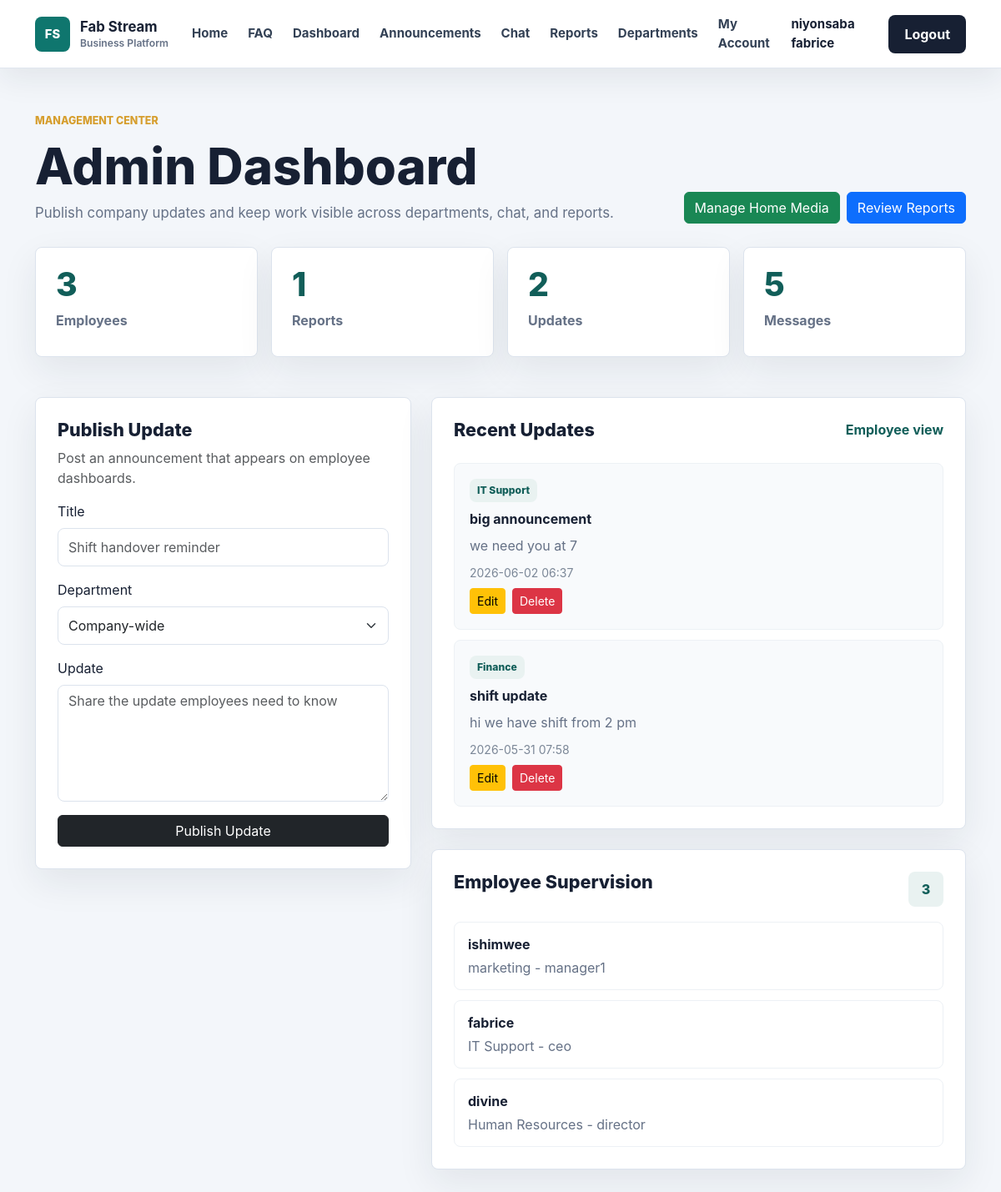
Screenshot of /manager-dashboard (signed in) with the database file from the repository.
### app/models.py (models this page shows, shortened)
class User(db.Model, UserMixin):
    id = db.Column(db.Integer, primary_key=True)
    username = db.Column(db.String(100), unique=True, nullable=False)
    email = db.Column(db.String(120), unique=True, nullable=False)
    password = db.Column(db.String(200), nullable=False)
    role = db.Column(db.String(20), default='employee')
    full_name = db.Column(db.String(120), nullable=True)
    employee_number = db.Column(db.String(40), unique=True, nullable=True)
    phone = db.Column(db.String(40), nullable=True)
    department = db.Column(db.String(80), nullable=True)
    position = db.Column(db.String(100), nullable=True)
    hire_date = db.Column(db.String(20), nullable=True)

class CompanyUpdate(db.Model):
    id = db.Column(db.Integer, primary_key=True)
    title = db.Column(db.String(150), nullable=False)
    body = db.Column(db.Text, nullable=False)
    department = db.Column(db.String(80), default='Company-wide')
    created_at = db.Column(db.DateTime, default=datetime.utcnow)
    author_id = db.Column(db.Integer, db.ForeignKey('user.id'), nullable=False)
    author = db.relationship('User', backref='company_updates')

### app/routes.py (the view)
@routes.route('/manager-dashboard')
@login_required
def manager_dashboard():
    employees = User.query.order_by(User.username.asc()).all() if is_admin() else []
    stats = {
        'employees': User.query.count(),
        'reports': ReportDocument.query.count(),
        'updates': CompanyUpdate.query.count(),
        'messages': ChatMessage.query.count()
    }
    updates = CompanyUpdate.query.order_by(CompanyUpdate.created_at.desc()).limit(8).all()
    try:
        db_departments = Department.query.order_by(Department.name.asc()).all()
    except Exception:
        db_departments = []
    department_list = db_departments if db_departments else DEPARTMENTS
    return render_template('manager_dashboard.html', stats=stats, updates=updates, departments=department_list, employees=employees, is_admin=is_admin())

### app/__init__.py (called while the page is built)
def create_app():
    app = Flask(__name__)
    app.config.from_object(Config)
    app.config['UPLOAD_FOLDER'] = os.path.join(app.instance_path, app.config['UPLOAD_FOLDER'])
    os.makedirs(app.config['UPLOAD_FOLDER'], exist_ok=True)
    db.init_app(app)
    bcrypt.init_app(app)
    login_manager.init_app(app)
    socketio.init_app(app)
    migrate.init_app(app, db, render_as_batch=True)
    from app.models import User
    @login_manager.user_loader
    def load_user(user_id):
        return User.query.get(int(user_id))
    from app.routes import routes
    app.register_blueprint(routes)
    return app

### app/routes.py (called while the page is built)
def is_admin(user=None):
    user = user or current_user
    return user.is_authenticated and user.role in ADMIN_ROLES

### app/templates/manager_dashboard.html (shortened to what this page needs)
{% extends 'base.html' %}
{% block content %}
<section class="app-page">
    <div class="container">
        <div class="app-header">
            <div>
                <p class="section-kicker">Management center</p>
                <h1>{% if is_admin %}Admin Dashboard{% else %}Announcements{% endif %}</h1>
                <p>{% if is_admin %}Publish company updates and keep work visible across departments, chat, and reports.{% else %}Publish an announcement and follow the latest company updates.{% endif %}</p>
            </div>
            {% if is_admin %}
                <div class="d-flex gap-2">
                    <a href="{{ url_for('routes.home_media') }}" class="btn btn-success">Manage Home Media</a>
                    <a href="{{ url_for('routes.reports') }}" class="btn btn-primary">Review Reports</a>
                </div>
            {% else %}
                <a href="{{ url_for('routes.employee_detail', employee_id=current_user.id) }}" class="btn btn-primary">Review Account</a>
            {% endif %}
        </div>
        {% if is_admin %}
            <div class="stat-grid">
                <div class="stat-card"><span>{{ stats.employees }}</span><strong>Employees</strong></div>
                <div class="stat-card"><span>{{ stats.reports }}</span><strong>Reports</strong></div>
                <div class="stat-card"><span>{{ stats.updates }}</span><strong>Updates</strong></div>
                <div class="stat-card"><span>{{ stats.messages }}</span><strong>Messages</strong></div>
            </div>
        {% endif %}
        <div class="row g-4 mt-1">
            <div class="col-lg-5">
                <div class="work-panel">
                    <h2>Publish Update</h2>
                    <p class="text-muted">Post an announcement that appears on employee dashboards.</p>
                    <form method="POST" action="{{ url_for('routes.create_update') }}">
                        <div class="mb-3">
                            <label class="form-label" for="title">Title</label>
                            <input class="form-control" id="title" name="title" placeholder="Shift handover reminder" required>
                        </div>
                        <div class="mb-3">
                            <label class="form-label" for="department">Department</label>
                            <select class="form-select" id="department" name="department">
                                <option>Company-wide</option>
                            </select>
                        </div>
                        <div class="mb-3">
                            <label class="form-label" for="body">Update</label>
                            <textarea class="form-control" id="body" name="body" rows="5" placeholder="Share the update employees need to know" required></textarea>
                        </div>
                        <button class="btn btn-dark w-100" type="submit">Publish Update</button>
                    </form>
                </div>
            </div>
            <div class="col-lg-7">
                <div class="work-panel">
                    <div class="panel-title">
                        <h2>Recent Updates</h2>
                        <a href="{{ url_for('routes.dashboard') }}">Employee view</a>
                    </div>
                    <div class="activity-list">
                        {% for update in updates %}
                            <article class="activity-item">
                                <span>{{ update.department }}</span>
                                <strong>{{ update.title }}</strong>
                                <p>{{ update.body }}</p>
                                <small>{{ update.created_at.strftime('%Y-%m-%d %H:%M') }}</small>
                                {% if is_admin %}
                                    <div class="d-flex gap-2 mt-2">
                                        <a href="{{ url_for('routes.edit_update', update_id=update.id) }}" class="btn btn-sm btn-warning">Edit</a>
                                        <form method="POST" action="{{ url_for('routes.delete_update', update_id=update.id) }}" style="display:inline;" onsubmit="return confirm('Delete this update?');">
                                            <button class="btn btn-sm btn-danger" type="submit">Delete</button>
                                        </form>
                                    </div>
                                {% endif %}
                            </article>
                        {% else %}
                            <div class="empty-state">
                                <strong>No updates published.</strong>
                                <span>Create the first update from the form.</span>
                            </div>
                        {% endfor %}
                    </div>
                </div>
                {% if is_admin %}
                    <div class="work-panel mt-4">
                        <div class="panel-title">
                            <h2>Employee Supervision</h2>
                            <span class="report-count">{{ employees|length }}</span>
                        </div>
                        <div class="compact-list">
                            {% for employee in employees %}
                                <a href="{{ url_for('routes.employee_detail', employee_id=employee.id) }}">
                                    <strong>{{ employee.full_name or employee.username }}</strong>
                                    <span>{{ employee.department or 'No department' }} - {{ employee.position or employee.role|title }}</span>
                                </a>
                            {% else %}
                                <div class="empty-state">
                                    <strong>No employees yet.</strong>
                                    <span>Add employees from the departments page.</span>
                                </div>
                            {% endfor %}
                        </div>
                    </div>
                {% endif %}
            </div>
        </div>
    </div>
</section>
{% endblock %}

### app/templates/base.html (shortened to what this page needs)
<!DOCTYPE html>
<html lang="en">
<head>
    <link href="https://cdn.jsdelivr.net/npm/bootstrap@5.3.0/dist/css/bootstrap.min.css" rel="stylesheet">
    <link rel="stylesheet" href="{{ url_for('static', filename='css/style.css') }}">
</head>
<body>
<nav class="navbar navbar-expand-lg site-navbar sticky-top">
    <div class="container">
        <a class="navbar-brand brand-mark" href="{{ url_for('routes.home') }}">
            <span class="brand-icon">FS</span>
            <span>
                <strong>Fab Stream</strong>
                <small>Business Platform</small>
            </span>
        </a>
        <div class="collapse navbar-collapse" id="navbarNav">
            <ul class="navbar-nav ms-auto align-items-lg-center">
                <li class="nav-item">
                    <a class="nav-link" href="{{ url_for('routes.home') }}">Home</a>
                </li>
                <li class="nav-item">
                    <a class="nav-link" href="{{ url_for('routes.home') }}#faq">FAQ</a>
                </li>
                <li class="nav-item">
                    <a class="nav-link" href="{{ url_for('routes.dashboard') }}">Dashboard</a>
                </li>
                <li class="nav-item">
                    <a class="nav-link" href="{{ url_for('routes.manager_dashboard') }}">Announcements</a>
                </li>
                {% if current_user.is_authenticated %}
                    {% if current_user.role in ['admin', 'manager'] %}
                        <li class="nav-item">
                            <a class="nav-link" href="{{ url_for('routes.chat') }}">Chat</a>
                        </li>
                        <li class="nav-item">
                            <a class="nav-link" href="{{ url_for('routes.reports') }}">Reports</a>
                        </li>
                        <li class="nav-item">
                            <a class="nav-link" href="{{ url_for('routes.departments') }}">Departments</a>
                        </li>
                    {% endif %}
                    <li class="nav-item">
                        <a class="nav-link" href="{{ url_for('routes.employee_detail', employee_id=current_user.id) }}">My Account</a>
                    </li>
                    <li class="nav-item">
                        <span class="nav-link nav-user">{{ current_user.username }}</span>
                    </li>
                    <li class="nav-item">
                        <a class="btn nav-cta ms-lg-2" href="{{ url_for('routes.logout') }}">
                            Logout
                        </a>
                    </li>
                {% endif %}
            </ul>
        </div>
    </div>
</nav>
<main>
    {% block content %}{% endblock %}
</main>
</body>
</html>

### app/static/css/style.css (style rules this page uses)
:root { --ink: #172033; --muted: #657186; --line: #dce3ed; --surface: #ffffff; --soft: #f3f6fa; --brand: #0f766e; --brand-dark: #115e59; --accent: #d69e2e; }
* { box-sizing: border-box; }
body { margin: 0; background: var(--soft); color: var(--ink); font-family: Inter, "Segoe UI", Arial, sans-serif; }
a { text-decoration: none; }
.site-navbar { min-height: 76px; border-bottom: 1px solid rgba(220, 227, 237, 0.88); background: rgba(255, 255, 255, 0.96); box-shadow: 0 12px 36px rgba(23, 32, 51, 0.08); backdrop-filter: blur(18px); }
.brand-mark { display: inline-flex; align-items: center; gap: 12px; color: var(--ink); }
.brand-icon { display: inline-grid; width: 42px; height: 42px; place-items: center; border-radius: 8px; background: var(--brand); color: #ffffff; font-size: 0.92rem; font-weight: 800; }
.brand-mark strong, .brand-mark small { display: block; line-height: 1.1; }
.brand-mark strong { font-size: 1.05rem; letter-spacing: 0; }
.brand-mark small { margin-top: 3px; color: var(--muted); font-size: 0.76rem; font-weight: 600; }
.site-navbar .nav-link { margin: 0 4px; border-radius: 8px; color: #334155; font-size: 0.94rem; font-weight: 650; padding: 10px 12px; transition: background 180ms ease, color 180ms ease; }
.nav-user { color: var(--ink) !important; cursor: default; }
.nav-cta { border-radius: 8px; background: var(--ink); color: #ffffff; font-weight: 750; padding: 10px 18px; }
.hero-kicker, .section-kicker { margin-bottom: 14px; color: var(--accent); font-size: 0.78rem; font-weight: 800; letter-spacing: 0; text-transform: uppercase; }
.report-count { display: inline-grid; min-width: 42px; height: 42px; place-items: center; border-radius: 8px; background: #e9f2f1; color: var(--brand-dark); font-weight: 850; }
.app-page { padding: 54px 0 88px; }
.app-header { display: flex; align-items: end; justify-content: space-between; gap: 24px; margin-bottom: 28px; }
.app-header h1 { margin: 0; color: var(--ink); font-size: clamp(2rem, 5vw, 3.8rem); font-weight: 850; line-height: 1; }
.app-header p:not(.section-kicker) { max-width: 720px; margin: 14px 0 0; color: var(--muted); font-size: 1.05rem; }
.stat-grid { display: grid; grid-template-columns: repeat(4, minmax(0, 1fr)); gap: 16px; margin-bottom: 24px; }
.stat-card, .work-panel, .department-card, .chat-panel { border: 1px solid var(--line); border-radius: 8px; background: #ffffff; box-shadow: 0 16px 44px rgba(23, 32, 51, 0.08); }
.stat-card { min-height: 132px; padding: 24px; }
.stat-card span, .stat-card strong { display: block; }
.stat-card span { color: var(--brand-dark); font-size: 2.45rem; font-weight: 850; line-height: 1; }
.stat-card strong { margin-top: 12px; color: var(--muted); }
.work-panel, .chat-panel { padding: 26px; }
.work-panel h2, .chat-panel h2 { margin: 0 0 8px; color: var(--ink); font-size: 1.35rem; font-weight: 820; }
.work-panel .form-control, .work-panel .form-select, .chat-form .form-control { min-height: 46px; border-color: var(--line); border-radius: 8px; }
.work-panel textarea.form-control { min-height: 140px; }
.panel-title, .chat-heading { display: flex; align-items: start; justify-content: space-between; gap: 18px; margin-bottom: 18px; }
.panel-title a { color: var(--brand-dark); font-weight: 750; }
.activity-list, .compact-list { display: grid; gap: 12px; }
.activity-item { border: 1px solid #edf1f5; border-radius: 8px; background: #f8fafc; padding: 18px; }
.activity-item span { display: inline-block; margin-bottom: 8px; border-radius: 8px; background: #e9f2f1; color: var(--brand-dark); font-size: 0.76rem; font-weight: 800; padding: 5px 9px; }
.activity-item strong, .activity-item small { display: block; }
.activity-item p { margin: 8px 0; color: var(--muted); line-height: 1.6; }
.activity-item small { color: #7b8797; }
.compact-list a { display: block; border: 1px solid #edf1f5; border-radius: 8px; color: var(--ink); padding: 14px 16px; transition: border-color 180ms ease, background 180ms ease; }
.compact-list strong, .compact-list span { display: block; }
.compact-list span { margin-top: 4px; color: var(--muted); white-space: nowrap; overflow: hidden; text-overflow: ellipsis; }

### rows the page displays
User: username "niyonsaba fabrice", full_name "fabrice", department "IT Support", position "ceo"
CompanyUpdate: department "IT Support", title "big announcement", body "we need you at 7", created_at "2026-06-02 06:37"
CompanyUpdate: department "Finance", title "shift update", body "hi we have shift from 2 pm", created_at "2026-05-31 07:58"
User: full_name "ishimwee", department "marketing", position "manager1"
User: full_name "divine", department "Human Resources", position "director"

### other values shown
{{ stats.employees }} "3"
{{ stats.reports }} "1"
{{ stats.updates }} "2"
{{ stats.messages }} "5"
{{ employees|length }} "3"
